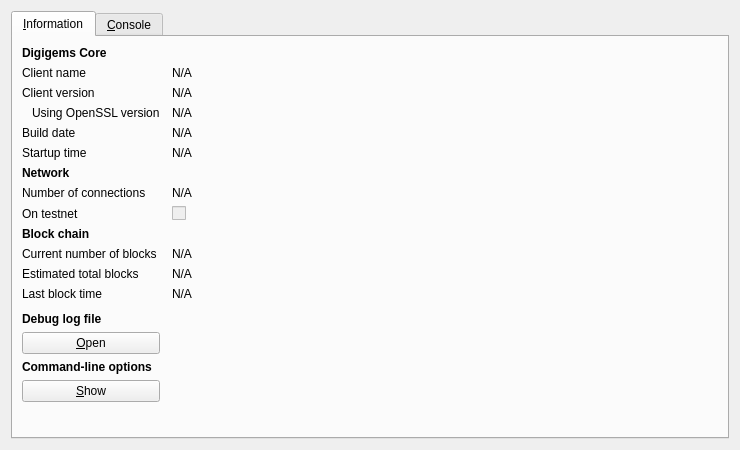
<?xml version="1.0" encoding="UTF-8"?>
<ui version="4.0">
 <class>RPCConsole</class>
 <widget class="QDialog" name="RPCConsole">
  <property name="geometry">
   <rect>
    <x>0</x>
    <y>0</y>
    <width>740</width>
    <height>450</height>
   </rect>
  </property>
  <property name="windowTitle">
   <string>Digigems - Debug window</string>
  </property>
  <layout class="QVBoxLayout" name="verticalLayout_2">
   <item>
    <widget class="QTabWidget" name="tabWidget">
     <property name="currentIndex">
      <number>0</number>
     </property>
     <widget class="QWidget" name="tab_info">
      <attribute name="title">
       <string>&amp;Information</string>
      </attribute>
      <layout class="QGridLayout" name="gridLayout" columnstretch="0,1">
       <property name="horizontalSpacing">
        <number>12</number>
       </property>
       <item row="0" column="0">
        <widget class="QLabel" name="label_9">
         <property name="font">
          <font>
           <weight>75</weight>
           <bold>true</bold>
          </font>
         </property>
         <property name="text">
          <string>Digigems Core</string>
         </property>
        </widget>
       </item>
       <item row="1" column="0">
        <widget class="QLabel" name="label_5">
         <property name="text">
          <string>Client name</string>
         </property>
        </widget>
       </item>
       <item row="1" column="1">
        <widget class="QLabel" name="clientName">
         <property name="cursor">
          <cursorShape>IBeamCursor</cursorShape>
         </property>
         <property name="text">
          <string>N/A</string>
         </property>
         <property name="textFormat">
          <enum>Qt::PlainText</enum>
         </property>
         <property name="textInteractionFlags">
          <set>Qt::LinksAccessibleByMouse|Qt::TextSelectableByKeyboard|Qt::TextSelectableByMouse</set>
         </property>
        </widget>
       </item>
       <item row="2" column="0">
        <widget class="QLabel" name="label_6">
         <property name="text">
          <string>Client version</string>
         </property>
        </widget>
       </item>
       <item row="2" column="1">
        <widget class="QLabel" name="clientVersion">
         <property name="cursor">
          <cursorShape>IBeamCursor</cursorShape>
         </property>
         <property name="text">
          <string>N/A</string>
         </property>
         <property name="textFormat">
          <enum>Qt::PlainText</enum>
         </property>
         <property name="textInteractionFlags">
          <set>Qt::LinksAccessibleByMouse|Qt::TextSelectableByKeyboard|Qt::TextSelectableByMouse</set>
         </property>
        </widget>
       </item>
       <item row="3" column="0">
        <widget class="QLabel" name="label_14">
         <property name="text">
          <string>Using OpenSSL version</string>
         </property>
         <property name="indent">
          <number>10</number>
         </property>
        </widget>
       </item>
       <item row="3" column="1">
        <widget class="QLabel" name="openSSLVersion">
         <property name="cursor">
          <cursorShape>IBeamCursor</cursorShape>
         </property>
         <property name="text">
          <string>N/A</string>
         </property>
         <property name="textFormat">
          <enum>Qt::PlainText</enum>
         </property>
         <property name="textInteractionFlags">
          <set>Qt::LinksAccessibleByMouse|Qt::TextSelectableByKeyboard|Qt::TextSelectableByMouse</set>
         </property>
        </widget>
       </item>
       <item row="4" column="0">
        <widget class="QLabel" name="label_12">
         <property name="text">
          <string>Build date</string>
         </property>
        </widget>
       </item>
       <item row="4" column="1">
        <widget class="QLabel" name="buildDate">
         <property name="cursor">
          <cursorShape>IBeamCursor</cursorShape>
         </property>
         <property name="text">
          <string>N/A</string>
         </property>
         <property name="textFormat">
          <enum>Qt::PlainText</enum>
         </property>
         <property name="textInteractionFlags">
          <set>Qt::LinksAccessibleByMouse|Qt::TextSelectableByKeyboard|Qt::TextSelectableByMouse</set>
         </property>
        </widget>
       </item>
       <item row="5" column="0">
        <widget class="QLabel" name="label_13">
         <property name="text">
          <string>Startup time</string>
         </property>
        </widget>
       </item>
       <item row="5" column="1">
        <widget class="QLabel" name="startupTime">
         <property name="cursor">
          <cursorShape>IBeamCursor</cursorShape>
         </property>
         <property name="text">
          <string>N/A</string>
         </property>
         <property name="textFormat">
          <enum>Qt::PlainText</enum>
         </property>
         <property name="textInteractionFlags">
          <set>Qt::LinksAccessibleByMouse|Qt::TextSelectableByKeyboard|Qt::TextSelectableByMouse</set>
         </property>
        </widget>
       </item>
       <item row="6" column="0">
        <widget class="QLabel" name="label_11">
         <property name="font">
          <font>
           <weight>75</weight>
           <bold>true</bold>
          </font>
         </property>
         <property name="text">
          <string>Network</string>
         </property>
        </widget>
       </item>
       <item row="7" column="0">
        <widget class="QLabel" name="label_7">
         <property name="text">
          <string>Number of connections</string>
         </property>
        </widget>
       </item>
       <item row="7" column="1">
        <widget class="QLabel" name="numberOfConnections">
         <property name="cursor">
          <cursorShape>IBeamCursor</cursorShape>
         </property>
         <property name="text">
          <string>N/A</string>
         </property>
         <property name="textFormat">
          <enum>Qt::PlainText</enum>
         </property>
         <property name="textInteractionFlags">
          <set>Qt::LinksAccessibleByMouse|Qt::TextSelectableByKeyboard|Qt::TextSelectableByMouse</set>
         </property>
        </widget>
       </item>
       <item row="8" column="0">
        <widget class="QLabel" name="label_8">
         <property name="text">
          <string>On testnet</string>
         </property>
        </widget>
       </item>
       <item row="8" column="1">
        <widget class="QCheckBox" name="isTestNet">
         <property name="enabled">
          <bool>false</bool>
         </property>
         <property name="text">
          <string/>
         </property>
        </widget>
       </item>
       <item row="9" column="0">
        <widget class="QLabel" name="label_10">
         <property name="font">
          <font>
           <weight>75</weight>
           <bold>true</bold>
          </font>
         </property>
         <property name="text">
          <string>Block chain</string>
         </property>
        </widget>
       </item>
       <item row="10" column="0">
        <widget class="QLabel" name="label_3">
         <property name="text">
          <string>Current number of blocks</string>
         </property>
        </widget>
       </item>
       <item row="10" column="1">
        <widget class="QLabel" name="numberOfBlocks">
         <property name="cursor">
          <cursorShape>IBeamCursor</cursorShape>
         </property>
         <property name="text">
          <string>N/A</string>
         </property>
         <property name="textFormat">
          <enum>Qt::PlainText</enum>
         </property>
         <property name="textInteractionFlags">
          <set>Qt::LinksAccessibleByMouse|Qt::TextSelectableByKeyboard|Qt::TextSelectableByMouse</set>
         </property>
        </widget>
       </item>
       <item row="11" column="0">
        <widget class="QLabel" name="label_4">
         <property name="text">
          <string>Estimated total blocks</string>
         </property>
        </widget>
       </item>
       <item row="11" column="1">
        <widget class="QLabel" name="totalBlocks">
         <property name="cursor">
          <cursorShape>IBeamCursor</cursorShape>
         </property>
         <property name="text">
          <string>N/A</string>
         </property>
         <property name="textFormat">
          <enum>Qt::PlainText</enum>
         </property>
         <property name="textInteractionFlags">
          <set>Qt::LinksAccessibleByMouse|Qt::TextSelectableByKeyboard|Qt::TextSelectableByMouse</set>
         </property>
        </widget>
       </item>
       <item row="12" column="0">
        <widget class="QLabel" name="label_2">
         <property name="text">
          <string>Last block time</string>
         </property>
        </widget>
       </item>
       <item row="12" column="1">
        <widget class="QLabel" name="lastBlockTime">
         <property name="cursor">
          <cursorShape>IBeamCursor</cursorShape>
         </property>
         <property name="text">
          <string>N/A</string>
         </property>
         <property name="textFormat">
          <enum>Qt::PlainText</enum>
         </property>
         <property name="textInteractionFlags">
          <set>Qt::LinksAccessibleByMouse|Qt::TextSelectableByKeyboard|Qt::TextSelectableByMouse</set>
         </property>
        </widget>
       </item>
       <item row="13" column="0">
        <spacer name="verticalSpacer_2">
         <property name="orientation">
          <enum>Qt::Vertical</enum>
         </property>
         <property name="sizeHint" stdset="0">
          <size>
           <width>20</width>
           <height>20</height>
          </size>
         </property>
        </spacer>
       </item>
       <item row="14" column="0">
        <widget class="QLabel" name="labelDebugLogfile">
         <property name="font">
          <font>
           <weight>75</weight>
           <bold>true</bold>
          </font>
         </property>
         <property name="text">
          <string>Debug log file</string>
         </property>
        </widget>
       </item>
       <item row="15" column="0">
        <widget class="QPushButton" name="openDebugLogfileButton">
         <property name="toolTip">
          <string>Open the Digigems debug log file from the current data directory. This can take a few seconds for large log files.</string>
         </property>
         <property name="text">
          <string>&amp;Open</string>
         </property>
         <property name="autoDefault">
          <bool>false</bool>
         </property>
        </widget>
       </item>
       <item row="16" column="0">
        <widget class="QLabel" name="labelCLOptions">
         <property name="font">
          <font>
           <weight>75</weight>
           <bold>true</bold>
          </font>
         </property>
         <property name="text">
          <string>Command-line options</string>
         </property>
        </widget>
       </item>
       <item row="17" column="0">
        <widget class="QPushButton" name="showCLOptionsButton">
         <property name="toolTip">
          <string>Show the Digigems-Qt help message to get a list with possible Digigems command-line options.</string>
         </property>
         <property name="text">
          <string>&amp;Show</string>
         </property>
         <property name="autoDefault">
          <bool>false</bool>
         </property>
        </widget>
       </item>
       <item row="18" column="0">
        <spacer name="verticalSpacer">
         <property name="orientation">
          <enum>Qt::Vertical</enum>
         </property>
         <property name="sizeHint" stdset="0">
          <size>
           <width>20</width>
           <height>40</height>
          </size>
         </property>
        </spacer>
       </item>
      </layout>
     </widget>
     <widget class="QWidget" name="tab_console">
      <attribute name="title">
       <string>&amp;Console</string>
      </attribute>
      <layout class="QVBoxLayout" name="verticalLayout_3">
       <property name="spacing">
        <number>3</number>
       </property>
       <item>
        <widget class="QTextEdit" name="messagesWidget">
         <property name="minimumSize">
          <size>
           <width>0</width>
           <height>100</height>
          </size>
         </property>
         <property name="readOnly">
          <bool>true</bool>
         </property>
         <property name="tabKeyNavigation" stdset="0">
          <bool>false</bool>
         </property>
         <property name="columnCount" stdset="0">
          <number>2</number>
         </property>
        </widget>
       </item>
       <item>
        <layout class="QHBoxLayout" name="horizontalLayout">
         <property name="spacing">
          <number>3</number>
         </property>
         <item>
          <widget class="QLabel" name="label">
           <property name="text">
            <string notr="true">&gt;</string>
           </property>
          </widget>
         </item>
         <item>
          <widget class="QLineEdit" name="lineEdit"/>
         </item>
         <item>
          <widget class="QPushButton" name="clearButton">
           <property name="maximumSize">
            <size>
             <width>24</width>
             <height>24</height>
            </size>
           </property>
           <property name="toolTip">
            <string>Clear console</string>
           </property>
           <property name="text">
            <string/>
           </property>
           <property name="icon">
            <iconset resource="../bitcoin.qrc">
             <normaloff>:/icons/remove</normaloff>:/icons/remove</iconset>
           </property>
           <property name="shortcut">
            <string notr="true">Ctrl+L</string>
           </property>
           <property name="autoDefault">
            <bool>false</bool>
           </property>
          </widget>
         </item>
        </layout>
       </item>
      </layout>
     </widget>
    </widget>
   </item>
  </layout>
 </widget>
 <resources>
  <include location="../bitcoin.qrc"/>
 </resources>
 <connections/>
</ui>
